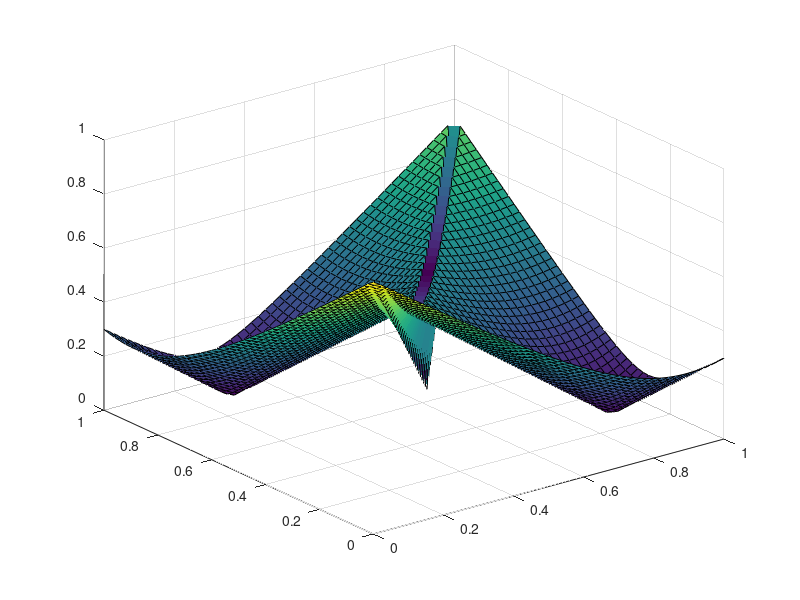

Recreate this plot in MATLAB.

x = [0:0.02:1];
cycs = 100;

W = [
    3 -2;
    -2 3
    ];
b = [0 0];

z = zeros(size(x, 2));

for i = 1:size(x, 2)
    for j = 1:size(x, 2)
        a1 = x(i);
        a2 = x(j);
        z(i, j) = a1 + a2;
        
        a = [a1 a2];
        net = [0 0];
        act = zeros(cycs+1, 2);
        act(1,:) = a;
        for cyc = 1:cycs
            net = a * W + b;
            a = 1 ./ (1 + exp(-net));
            act(cyc+1,:) = a;
        end
        z(i, j) = norm(act(end,:) - act(1,:));
        
        %plot(act);
        %ylim([0 1]);
    end
end

figure;
surf(x, x, z);
%act = 1 ./ (1 + exp(-net));